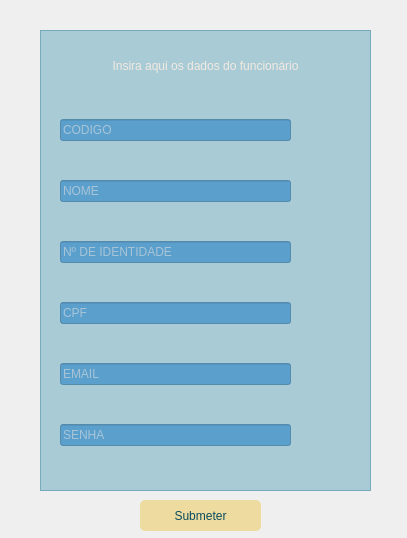
<?xml version="1.0" encoding="UTF-8"?>
<ui version="4.0">
 <class>telaInserirFuncionario</class>
 <widget class="QMainWindow" name="telaInserirFuncionario">
  <property name="geometry">
   <rect>
    <x>0</x>
    <y>0</y>
    <width>407</width>
    <height>538</height>
   </rect>
  </property>
  <property name="minimumSize">
   <size>
    <width>407</width>
    <height>538</height>
   </size>
  </property>
  <property name="maximumSize">
   <size>
    <width>407</width>
    <height>538</height>
   </size>
  </property>
  <property name="windowTitle">
   <string>MainWindow</string>
  </property>
  <property name="styleSheet">
   <string notr="true">#telaInserirFuncionario
{
background-image: url(:/fundos/fundo3.jpg);
}
#frameDados
{
background-color: rgba(13, 125, 159, 80);
}
#labelInfo
{
font: 13pt &quot;Noto Serif Malayalam&quot;;
color: rgb(243, 234, 225);
}

#campoCodigo
{
color: rgb(243, 234, 225);
background-color: rgba(37, 128, 197, 150);
}

#campoNome
{
color: rgb(243, 234, 225);
background-color: rgba(37, 128, 197, 150);
}

#campoID
{
color: rgb(243, 234, 225);
background-color: rgba(37, 128, 197, 150);
}

#campoCPF
{
color: rgb(243, 234, 225);
background-color: rgba(37, 128, 197, 150);
}

#campoEmail
{
color: rgb(243, 234, 225);
background-color: rgba(37, 128, 197, 150);
}

#campoBanco
{
color: rgb(243, 234, 225);
background-color: rgba(37, 128, 197, 150);
}

#botaoSubmeter
{
color: rgb(8, 76, 97);
font: 12pt &quot;Noto Serif Malayalam&quot;;
border-radius:5px;
background-color: rgb(238, 219, 159);
}
#botaoSubmeter:hover
{
color: rgb(8, 76, 97);
font: 12pt &quot;Noto Serif Malayalam&quot;;
border-radius:5px;
background-color: rgb(194, 178, 129);
}</string>
  </property>
  <widget class="QWidget" name="centralwidget">
   <widget class="QFrame" name="frameDados">
    <property name="geometry">
     <rect>
      <x>40</x>
      <y>30</y>
      <width>331</width>
      <height>461</height>
     </rect>
    </property>
    <property name="frameShape">
     <enum>QFrame::StyledPanel</enum>
    </property>
    <property name="frameShadow">
     <enum>QFrame::Raised</enum>
    </property>
    <widget class="QWidget" name="verticalLayoutWidget">
     <property name="geometry">
      <rect>
       <x>20</x>
       <y>60</y>
       <width>231</width>
       <height>391</height>
      </rect>
     </property>
     <layout class="QVBoxLayout" name="verticalLayout">
      <property name="spacing">
       <number>10</number>
      </property>
      <property name="bottomMargin">
       <number>0</number>
      </property>
      <item>
       <widget class="QLineEdit" name="campoCodigo">
        <property name="placeholderText">
         <string>CODIGO</string>
        </property>
       </widget>
      </item>
      <item>
       <widget class="QLineEdit" name="campoNome">
        <property name="placeholderText">
         <string>NOME</string>
        </property>
       </widget>
      </item>
      <item>
       <widget class="QLineEdit" name="campoID">
        <property name="placeholderText">
         <string>Nº DE IDENTIDADE</string>
        </property>
       </widget>
      </item>
      <item>
       <widget class="QLineEdit" name="campoCPF">
        <property name="placeholderText">
         <string>CPF</string>
        </property>
       </widget>
      </item>
      <item>
       <widget class="QLineEdit" name="campoEmail">
        <property name="placeholderText">
         <string>EMAIL</string>
        </property>
       </widget>
      </item>
      <item>
       <widget class="QLineEdit" name="campoBanco">
        <property name="placeholderText">
         <string>SENHA</string>
        </property>
       </widget>
      </item>
     </layout>
    </widget>
    <widget class="QLabel" name="labelInfo">
     <property name="geometry">
      <rect>
       <x>0</x>
       <y>20</y>
       <width>331</width>
       <height>31</height>
      </rect>
     </property>
     <property name="layoutDirection">
      <enum>Qt::LeftToRight</enum>
     </property>
     <property name="text">
      <string>Insira aqui os dados do funcionário</string>
     </property>
     <property name="alignment">
      <set>Qt::AlignCenter</set>
     </property>
    </widget>
   </widget>
   <widget class="QPushButton" name="botaoSubmeter">
    <property name="geometry">
     <rect>
      <x>140</x>
      <y>500</y>
      <width>121</width>
      <height>31</height>
     </rect>
    </property>
    <property name="text">
     <string>Submeter</string>
    </property>
   </widget>
  </widget>
 </widget>
 <resources>
  <include location="../recursos/recursos.qrc"/>
 </resources>
 <connections/>
</ui>
